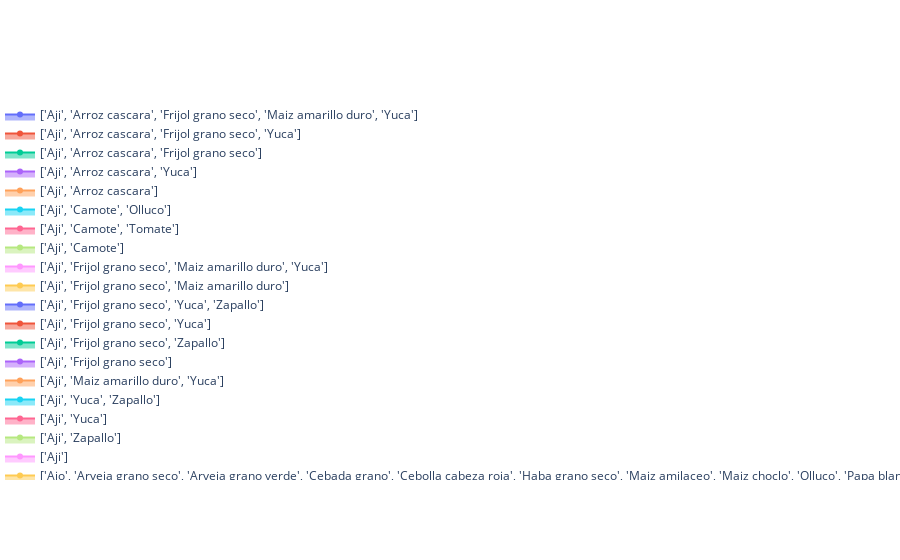

Notebook source saved alongside this figure:
### Code cell
def radar_chart_all(df_, dimensions_):
  fig = go.Figure()
  for row_ in range(len(df_)):
    fig.add_trace(go.Scatterpolar(r=df_.iloc[row_,1:].values,
                                  theta=dimensions_,
                                  fill='toself',
                                  name=str(df_.iloc[row_,0])))
  fig.show()
radar_chart_all(sky_itemsets.head(20), sky_itemsets.columns[1:])

### Figure 1 — Plotly figure (JSON) as saved in the notebook; plotly's stock layout.template omitted (floating-point values rounded to 4 significant figures)
{"data": [{"fill": "toself", "name": "['Aji', 'Arroz cascara', 'Frijol grano seco', 'Maiz amarillo duro', 'Yuca']", "r": [2, 0.9459, 5, 10.8, 38.2], "theta": ["Freq_j", "GrowthRate_j", "Size_j", "AvgPrice", "AvgWater"], "type": "scatterpolar"}, {"fill": "toself", "name": "['Aji', 'Arroz cascara', 'Frijol grano seco', 'Yuca']", "r": [2, 0.9459, 4, 10.25, 43.5], "theta": ["Freq_j", "GrowthRate_j", "Size_j", "AvgPrice", "AvgWater"], "type": "scatterpolar"}, {"fill": "toself", "name": "['Aji', 'Arroz cascara', 'Frijol grano seco']", "r": [2, 0.9459, 3, 11.67, 41.67], "theta": ["Freq_j", "GrowthRate_j", "Size_j", "AvgPrice", "AvgWater"], "type": "scatterpolar"}, {"fill": "toself", "name": "['Aji', 'Arroz cascara', 'Yuca']", "r": [2, 0.9149, 3, 12.67, 41.67], "theta": ["Freq_j", "GrowthRate_j", "Size_j", "AvgPrice", "AvgWater"], "type": "scatterpolar"}, {"fill": "toself", "name": "['Aji', 'Arroz cascara']", "r": [2, 0.8586, 2, 16, 38], "theta": ["Freq_j", "GrowthRate_j", "Size_j", "AvgPrice", "AvgWater"], "type": "scatterpolar"}, {"fill": "toself", "name": "['Aji', 'Camote', 'Olluco']", "r": [0, 0, 0, 19, 32], "theta": ["Freq_j", "GrowthRate_j", "Size_j", "AvgPrice", "AvgWater"], "type": "scatterpolar"}, {"fill": "toself", "name": "['Aji', 'Camote', 'Tomate']", "r": [0, 0, 0, 18, 41.67], "theta": ["Freq_j", "GrowthRate_j", "Size_j", "AvgPrice", "AvgWater"], "type": "scatterpolar"}, {"fill": "toself", "name": "['Aji', 'Camote']", "r": [0, 0, 0, 18.5, 40], "theta": ["Freq_j", "GrowthRate_j", "Size_j", "AvgPrice", "AvgWater"], "type": "scatterpolar"}, {"fill": "toself", "name": "['Aji', 'Frijol grano seco', 'Maiz amarillo duro', 'Yuca']", "r": [5, 1.585, 4, 9.75, 41], "theta": ["Freq_j", "GrowthRate_j", "Size_j", "AvgPrice", "AvgWater"], "type": "scatterpolar"}, {"fill": "toself", "name": "['Aji', 'Frijol grano seco', 'Maiz amarillo duro']", "r": [5, 1.469, 3, 11, 38.33], "theta": ["Freq_j", "GrowthRate_j", "Size_j", "AvgPrice", "AvgWater"], "type": "scatterpolar"}, {"fill": "toself", "name": "['Aji', 'Frijol grano seco', 'Yuca', 'Zapallo']", "r": [2, 1.094, 4, 11.5, 40.5], "theta": ["Freq_j", "GrowthRate_j", "Size_j", "AvgPrice", "AvgWater"], "type": "scatterpolar"}, {"fill": "toself", "name": "['Aji', 'Frijol grano seco', 'Yuca']", "r": [5, 1.568, 3, 8.667, 49], "theta": ["Freq_j", "GrowthRate_j", "Size_j", "AvgPrice", "AvgWater"], "type": "scatterpolar"}, {"fill": "toself", "name": "['Aji', 'Frijol grano seco', 'Zapallo']", "r": [2, 0.9459, 3, 13.33, 37.67], "theta": ["Freq_j", "GrowthRate_j", "Size_j", "AvgPrice", "AvgWater"], "type": "scatterpolar"}, {"fill": "toself", "name": "['Aji', 'Frijol grano seco']", "r": [5, 1.424, 2, 10, 49], "theta": ["Freq_j", "GrowthRate_j", "Size_j", "AvgPrice", "AvgWater"], "type": "scatterpolar"}, {"fill": "toself", "name": "['Aji', 'Maiz amarillo duro', 'Yuca']", "r": [5, 1.355, 3, 12, 38.33], "theta": ["Freq_j", "GrowthRate_j", "Size_j", "AvgPrice", "AvgWater"], "type": "scatterpolar"}, {"fill": "toself", "name": "['Aji', 'Yuca', 'Zapallo']", "r": [2, 0.9301, 3, 14.33, 37.67], "theta": ["Freq_j", "GrowthRate_j", "Size_j", "AvgPrice", "AvgWater"], "type": "scatterpolar"}, {"fill": "toself", "name": "['Aji', 'Yuca']", "r": [5, 1.329, 2, 11.5, 49], "theta": ["Freq_j", "GrowthRate_j", "Size_j", "AvgPrice", "AvgWater"], "type": "scatterpolar"}, {"fill": "toself", "name": "['Aji', 'Zapallo']", "r": [2, 0.6489, 2, 18.5, 32], "theta": ["Freq_j", "GrowthRate_j", "Size_j", "AvgPrice", "AvgWater"], "type": "scatterpolar"}, {"fill": "toself", "name": "['Aji']", "r": [5, 0.9301, 1, 17, 49], "theta": ["Freq_j", "GrowthRate_j", "Size_j", "AvgPrice", "AvgWater"], "type": "scatterpolar"}, {"fill": "toself", "name": "['Ajo', 'Arveja grano seco', 'Arveja grano verde', 'Cebada grano', 'Cebolla cabeza roja', 'Haba grano seco', 'Maiz amilaceo', 'Maiz choclo', 'Olluco', 'Papa blanca', 'Papa color', 'Papa nativa', 'Quinua', 'Trigo', 'Zanahoria']", "r": [1, 13.95, 15, 11.2, 27.4], "theta": ["Freq_j", "GrowthRate_j", "Size_j", "AvgPrice", "AvgWater"], "type": "scatterpolar"}], "layout": {}}
